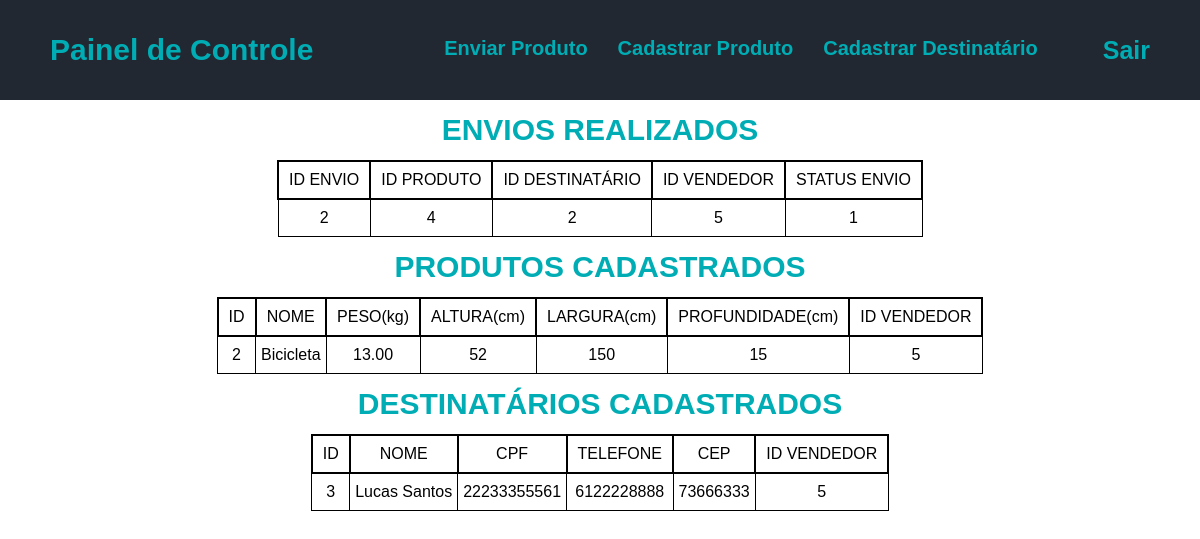
The app's page /painelControle.php (signed in) with its own data.
### tables this page shows
CREATE TABLE IF NOT EXISTS envio(
    idEnvio INTEGER(5) NOT NULL AUTO_INCREMENT,
    codProd INTEGER(5) NOT NULL,
    codDestin INTEGER(5) NOT NULL,
    codVend INTEGER(5) NOT NULL,
    statusEnvio TINYINT NOT NULL,
    PRIMARY KEY(idEnvio),
    FOREIGN KEY(codProd) REFERENCES produto(idProduto),
    FOREIGN KEY(codDestin) REFERENCES destinatario(idDestin),
    FOREIGN KEY(codVend) REFERENCES vendedor(idVend)
);

CREATE TABLE IF NOT EXISTS produto(
    idProduto INTEGER(5) NOT NULL AUTO_INCREMENT,
    nomeProd VARCHAR(30) NOT NULL,
    peso DECIMAL(5,2) NOT NULL,
    altura INTEGER(3) NOT NULL,
    largura INTEGER(3) NOT NULL,
    profundidade INTEGER(3) NOT NULL,
    codVend INTEGER(5) NOT NULL,
    PRIMARY KEY(idProduto),
    FOREIGN KEY(codVend) REFERENCES vendedor(idVend)
);

CREATE TABLE IF NOT EXISTS destinatario(
    idDestin INTEGER(5) NOT NULL AUTO_INCREMENT,
    nomeDestin VARCHAR(50) NOT NULL,
    cpfDestin BIGINT NOT NULL,
    telefoneDestin BIGINT NOT NULL,
    cepDestin INTEGER(8) NOT NULL,
    enderecoDestin VARCHAR(40) NOT NULL,
    codVend INTEGER(5) NOT NULL,
    PRIMARY KEY(idDestin),
    FOREIGN KEY(codVend) REFERENCES vendedor(idVend)
);

### painelControle.php (the view, shortened to what this page needs)
<?php
    $idSessao = $_SESSION['idLoginVend'];
    include_once("php_process_e_connection/dbConnection.php");
    $sqlEnvio = "SELECT * FROM envio WHERE codVend=$idSessao";
    $sqlProdutos = "SELECT * FROM produto WHERE codVend=$idSessao";
    $sqlDestin = "SELECT * FROM destinatario WHERE codVend=$idSessao";
    $resEnvio = $connection->query($sqlEnvio);
    $resProd = $connection->query($sqlProdutos);
    $resDestin = $connection->query($sqlDestin);
?>
<!DOCTYPE html>
<html lang="pt-br">
<head>
    <link rel="stylesheet" href="css/reset.css">
    <link rel="stylesheet" href="css/designPainel.css">
</head>
<body>
    <div class="container">
        <header>
            <div class="titleHead"><h1>Painel de Controle</h1></div>
            <div class="btnContainer">
                <ul>
                    <li><a href="enviarProd.php" class="btnAction">Enviar Produto</a></li>
                    <li><a href="cadastrarProduto.php" class="btnAction">Cadastrar Produto</a></li>
                    <li><a href="cadastrarDestin.php" class="btnAction">Cadastrar Destinatário</a></li>
                    <li><a href="index.php">Sair</a></li>
                </ul>
            </div>
        </header>
        <section>
            <div class="titleEnvio"><h2>ENVIOS REALIZADOS</h2></div>
            <div class="tableCont">
                <table>
                    <tr>
                        <th>ID ENVIO</th>
                        <th>ID PRODUTO</th>
                        <th>ID DESTINATÁRIO</th>
                        <th>ID VENDEDOR</th>
                        <th>STATUS ENVIO</th>
                    </tr>
                    <?php
                        while($user_data = mysqli_fetch_assoc($resEnvio)){
                            echo "<tr>";
                            echo "<td>".$user_data[idEnvio]."</td>";
                            echo "<td>".$user_data[codProd]."</td>";
                            echo "<td>".$user_data[codDestin]."</td>";
                            echo "<td>".$user_data[codVend]."</td>";
                            echo "<td>".$user_data[statusEnvio]."</td>";
                            echo "</tr>";
                        }
                    ?>
                </table>
            </div>
            <div class="titleEnvio"><h2>PRODUTOS CADASTRADOS</h2></div>
            <div class="tableCont">
                <table>
                    <tr>
                        <th>ID</th>
                        <th>NOME</th>
                        <th>PESO(kg)</th>
                        <th>ALTURA(cm)</th>
                        <th>LARGURA(cm)</th>
                        <th>PROFUNDIDADE(cm)</th>
                        <th>ID VENDEDOR</th>
                    </tr>
                    <?php
                        while($prod_data = mysqli_fetch_assoc($resProd)){
                            echo "<tr>";
                            echo "<td>".$prod_data[idProduto]."</td>";
                            echo "<td>".$prod_data[nomeProd]."</td>";
                            echo "<td>".$prod_data[peso]."</td>";
                            echo "<td>".$prod_data[altura]."</td>";
                            echo "<td>".$prod_data[largura]."</td>";
                            echo "<td>".$prod_data[profundidade]."</td>";
                            echo "<td>".$prod_data[codVend]."</td>";
                            echo "</tr>";
                        }
                    ?>
                </table>
            </div>
            <div class="titleEnvio"><h2>DESTINATÁRIOS CADASTRADOS</h2></div>
            <div class="tableCont">
                <table>
                    <tr>
                        <th>ID</th>
                        <th>NOME</th>
                        <th>CPF</th>
                        <th>TELEFONE</th>
                        <th>CEP</th>
                        <th>ID VENDEDOR</th>
                    </tr>
                    <?php
                        while($destin_data = mysqli_fetch_assoc($resDestin)){
                            echo "<tr>";
                            echo "<td>".$destin_data[idDestin]."</td>";
                            echo "<td>".$destin_data[nomeDestin]."</td>";
                            echo "<td>".$destin_data[cpfDestin]."</td>";
                            echo "<td>".$destin_data[telefoneDestin]."</td>";
                            echo "<td>".$destin_data[cepDestin]."</td>";
                            echo "<td>".$destin_data[codVend]."</td>";
                            echo "</tr>";
                        }
                    ?>
                </table>
            </div>
        </section>
    </div>
</body>
</html>

### css/designPainel.css (style rules this page uses)
:root { --backgroundCont: #222831; --primaryColor: #00adb5; --secondaryColor: #eeeeee; }
.container { width: 100vw; height: 100%; }
header { width: 100vw; height: 100px; display: flex; background-color: var(--backgroundCont); }
header .titleHead { width: 30vw; height: 100%; display: flex; align-items: center; }
header .titleHead h1 { padding-left: 50px; font-family: sans-serif; font-size: 30px; font-weight: 700; color: var(--primaryColor); }
header .btnContainer { width: 70vw; height: 100%; display: flex; justify-content: flex-end; align-items: center; }
header .btnContainer ul { display: flex; }
header .btnContainer ul li .btnAction { font-size: 20px; padding: 0 15px; }
header .btnContainer ul li:nth-child(3) { padding-right: 50px; }
header .btnContainer ul li a { padding-right: 50px; text-decoration: none; font-family: sans-serif; font-size: 25px; font-weight: 700; color: var(--primaryColor); }
section { width: 100vw; display: flex; justify-content: center; flex-direction: column; }
section .titleEnvio { width: 100vw; height: 60px; display: flex; align-items: center; justify-content: center; }
section .titleEnvio h2 { font-family: sans-serif; font-size: 30px; font-weight: 700; color: var(--primaryColor); }
section .tableCont { width: 100vw; display: flex; justify-content: center; }
section .tableCont table { border: 1px solid; }
section .tableCont table tr th { padding: 10px; border: 2px solid; font-family: sans-serif; }
section .tableCont table tr td { border: 1.5px solid; font-family: sans-serif; text-align: center; padding: 10px 5px; }

### records on screen
envio: idEnvio "2", codProd "4", codDestin "2", codVend "5", statusEnvio "1"
produto: idProduto "2", nomeProd "Bicicleta", peso "13.00", altura "52", largura "150", profundidade "15", codVend "5"
destinatario: idDestin "3", nomeDestin "Lucas Santos", cpfDestin "22233355561", telefoneDestin "6122228888", cepDestin "73666333", codVend "5"
